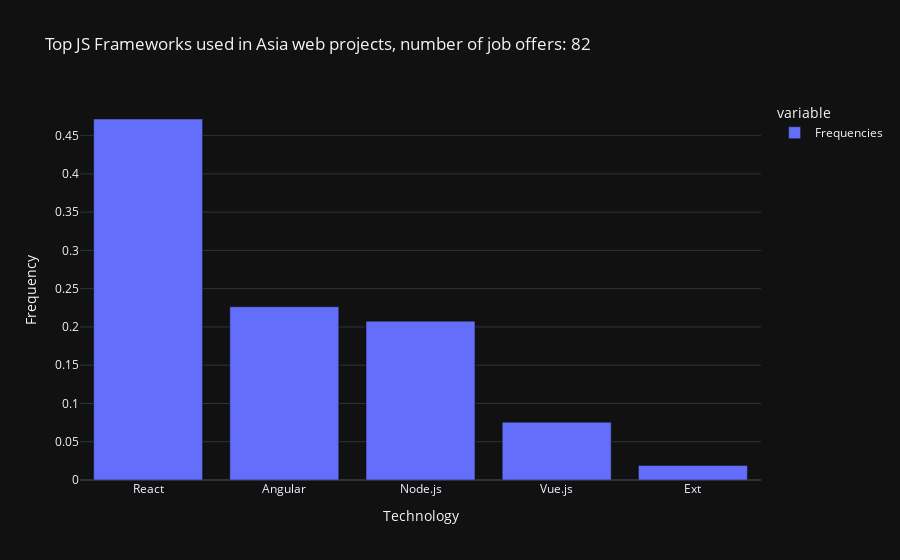

Notebook code cell kept with this figure:
### Code cell
fig_freq_js_frameworks_asia = px.bar(
    freq_js_frameworks_asia,
    title=f"Top JS Frameworks used in Asia web projects, number of job offers: {df_asia.shape[0]}",
    labels=dict(value='Frequency', index='Technology'),
    template='plotly_dark'
)
fig_freq_js_frameworks_asia.show()

### Figure 1 — Plotly figure (JSON) as saved in the notebook; plotly's stock layout.template omitted (floating-point values rounded to 4 significant figures)
{"data": [{"alignmentgroup": "True", "hovertemplate": "variable=Frequencies<br>Technology=%{x}<br>Frequency=%{y}<extra></extra>", "legendgroup": "Frequencies", "marker": {"color": "#636efa", "pattern": {"shape": ""}}, "name": "Frequencies", "offsetgroup": "Frequencies", "orientation": "v", "showlegend": true, "textposition": "auto", "type": "bar", "x": ["React", "Angular", "Node.js", "Vue.js", "Ext"], "xaxis": "x", "y": [0.4717, 0.2264, 0.2075, 0.07547, 0.01887], "yaxis": "y"}], "layout": {"barmode": "relative", "legend": {"title": {"text": "variable"}, "tracegroupgap": 0}, "title": {"text": "Top JS Frameworks used in Asia web projects, number of job offers: 82"}, "xaxis": {"anchor": "y", "domain": [0, 1], "title": {"text": "Technology"}}, "yaxis": {"anchor": "x", "domain": [0, 1], "title": {"text": "Frequency"}}}}
